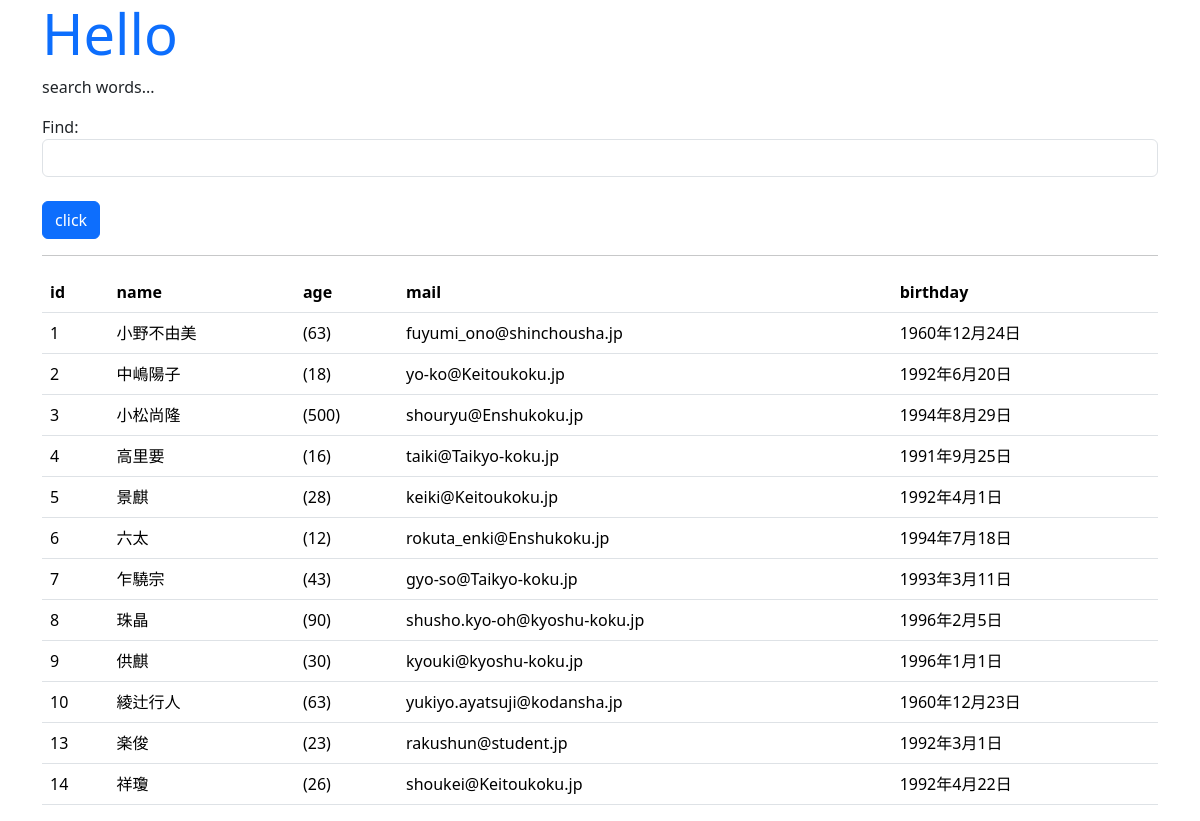
/hello/find, run on the app's committed database.
### hello/models.py (models this page shows, shortened)
class Friend(models.Model):
    name = models.CharField(max_length=100)
    mail = models.EmailField(max_length=200)
    gender = models.BooleanField()
    age = models.IntegerField(validators=[ \
        MinValueValidator(0), \
        MaxValueValidator(150)])
    birthday = models.DateField()

### hello/views.py (the view)
# urls.py: path("find", views.find, name="find"),
def find(request,):
    if (request.method == "POST"):
        msg = "saerch result: "
        form = FindForm(request.POST)
        find = request.POST["find"]
        list = find.split()
        data =Friend.objects.all()[int(list[0]):int(list[1])]
    else:
        msg = "search words..."
        form = FindForm()
        data = Friend.objects.all()
    params = {
        "title": "Hello",
        "message": msg,
        "form": form,
        "data": data,
    }
    return render(request, "hello/find.html", params)

### hello/forms.py
class FindForm(forms.Form):
    find = forms.CharField(label="Find", required=False, \
        widget=forms.TextInput(attrs={"class":"form-control"}))

### hello/templates/hello/find.html (shortened to what this page needs)
{% load static %}
<!DOCTYPE html>
<html lang="ja">
<head>
    <link href="https://cdn.jsdelivr.net/npm/bootstrap/dist/css/bootstrap.css"
    rel="stylesheet">
</head>
<body class="container">
    <h1 class="display-4 text-primary">{{title}}</h1>
    <p>{{message|safe}}</p>
    <form action="{% url 'find' %}" method="post">
    {{ form.as_p }}
    <input type="submit" value="click" class="btn btn-primary mt-2">
    </form>
    <hr>
    <table class="table">
        <tr>
            <th>id</th>
            <th>name</th>
            <th>age</th>
            <th>mail</th>
            <th>birthday</th>
        </tr>
    {% for item in data %}
        <tr>
            <td>{{item.id}}</td>
            <td>{{item.name}}</td>
            <td>({{item.age}})</td>
            <td>{{item.mail}}</td>
            <td>{{item.birthday}}</td>
        </tr>
    {% endfor %}
    </table>
</body>
</html>

### data on the page
Friend: id "1", name "小野不由美", age "63", mail "fuyumi_ono@shinchousha.jp", birthday "1960年12月24日"
Friend: id "2", name "中嶋陽子", age "18", mail "yo-ko@Keitoukoku.jp", birthday "1992年6月20日"
Friend: id "3", name "小松尚隆", age "500", mail "shouryu@Enshukoku.jp", birthday "1994年8月29日"
Friend: id "4", name "高里要", age "16", mail "taiki@Taikyo-koku.jp", birthday "1991年9月25日"
Friend: id "5", name "景麒", age "28", mail "keiki@Keitoukoku.jp", birthday "1992年4月1日"
Friend: id "6", name "六太", age "12", mail "rokuta_enki@Enshukoku.jp", birthday "1994年7月18日"
Friend: id "7", name "乍驍宗", age "43", mail "gyo-so@Taikyo-koku.jp", birthday "1993年3月11日"
Friend: id "8", name "珠晶", age "90", mail "shusho.kyo-oh@kyoshu-koku.jp", birthday "1996年2月5日"
Friend: id "9", name "供麒", age "30", mail "kyouki@kyoshu-koku.jp", birthday "1996年1月1日"
Friend: id "10", name "綾辻行人", age "63", mail "yukiyo.ayatsuji@kodansha.jp", birthday "1960年12月23日"
Friend: id "13", name "楽俊", age "23", mail "rakushun@student.jp", birthday "1992年3月1日"
Friend: id "14", name "祥瓊", age "26", mail "shoukei@Keitoukoku.jp", birthday "1992年4月22日"

### other printed values
{{ message|safe }} "search words..."
